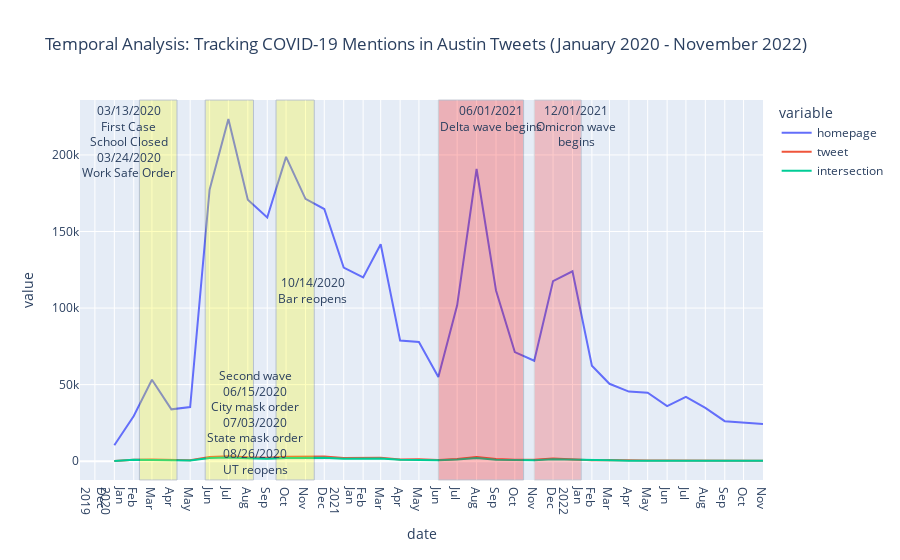

Notebook code for this chart:
### Code cell
import plotly.express as px
df = austinDataSummary
fig = px.line(df, x='date', y=df.columns,
              hover_data={'date': "|%B, %Y"},
              title='Temporal Analysis: Tracking COVID-19 Mentions in Austin Tweets (January 2020 - November 2022)',)
fig.update_xaxes(
    dtick="M1",
    tickformat="%b\n%Y")

fig.add_vrect(x0="2020-02-10", x1="2020-04-10",
              annotation_text="03/13/2020<br>First Case<br>School Closed<br>03/24/2020<br>Work Safe Order", annotation_position="top right",
              fillcolor="yellow", opacity=0.25, line_width=1, )

fig.add_vrect(x0="2020-05-25", x1="2020-08-10",
              annotation_text="Second wave<br>06/15/2020<br>City mask order<br>07/03/2020<br>State mask order<br>08/26/2020<br>UT reopens", annotation_position="bottom left",
              fillcolor="yellow", opacity=0.25, line_width=1, )


fig.add_vrect(x0="2020-09-15", x1="2020-11-15",
              annotation_text="10/14/2020<br>Bar reopens", annotation_position="left",
              fillcolor="yellow", opacity=0.25, line_width=1, )

fig.add_vrect(x0="2021-06-01", x1="2021-10-15",
              annotation_text="06/01/2021<br>Delta wave begins", annotation_position="top left",
              fillcolor="red", opacity=0.25, line_width=1, )

fig.add_vrect(x0="2021-11-01", x1="2022-01-15",
              annotation_text="12/01/2021<br>Omicron wave<br>begins", annotation_position="top left",
              fillcolor="red", opacity=0.2, line_width=1, )

fig.show()

### Figure 1 — Plotly figure (JSON) as saved in the notebook; plotly's stock layout.template omitted (floating-point values rounded to 4 significant figures)
{"data": [{"hovertemplate": "variable=homepage<br>date=%{x|%B, %Y}<br>value=%{y}<extra></extra>", "legendgroup": "homepage", "line": {"color": "#636efa", "dash": "solid"}, "marker": {"symbol": "circle"}, "mode": "lines", "name": "homepage", "orientation": "v", "showlegend": true, "type": "scatter", "x": ["2020-01-01T00:00:00", "2020-02-01T00:00:00", "2020-03-01T00:00:00", "2020-04-01T00:00:00", "2020-05-01T00:00:00", "2020-06-01T00:00:00", "2020-07-01T00:00:00", "2020-08-01T00:00:00", "2020-09-01T00:00:00", "2020-10-01T00:00:00", "2020-11-01T00:00:00", "2020-12-01T00:00:00", "2021-01-01T00:00:00", "2021-02-01T00:00:00", "2021-03-01T00:00:00", "2021-04-01T00:00:00", "2021-05-01T00:00:00", "2021-06-01T00:00:00", "2021-07-01T00:00:00", "2021-08-01T00:00:00", "2021-09-01T00:00:00", "2021-10-01T00:00:00", "2021-11-01T00:00:00", "2021-12-01T00:00:00", "2022-01-01T00:00:00", "2022-02-01T00:00:00", "2022-03-01T00:00:00", "2022-04-01T00:00:00", "2022-05-01T00:00:00", "2022-06-01T00:00:00", "2022-07-01T00:00:00", "2022-08-01T00:00:00", "2022-09-01T00:00:00", "2022-10-01T00:00:00", "2022-11-01T00:00:00"], "xaxis": "x", "y": [10336, 29537, 53174, 33829, 35366, 177341, 223492, 170837, 159127, 198737, 171299, 164684, 126388, 119954, 141635, 78823, 77861, 55016, 101766, 190840, 111455, 71250, 65580, 117626, 124030, 62325, 50535, 45429, 44672, 35992, 41970, 34831, 26128, 25235, 24286], "yaxis": "y"}, {"hovertemplate": "variable=tweet<br>date=%{x|%B, %Y}<br>value=%{y}<extra></extra>", "legendgroup": "tweet", "line": {"color": "#EF553B", "dash": "solid"}, "marker": {"symbol": "circle"}, "mode": "lines", "name": "tweet", "orientation": "v", "showlegend": true, "type": "scatter", "x": ["2020-01-01T00:00:00", "2020-02-01T00:00:00", "2020-03-01T00:00:00", "2020-04-01T00:00:00", "2020-05-01T00:00:00", "2020-06-01T00:00:00", "2020-07-01T00:00:00", "2020-08-01T00:00:00", "2020-09-01T00:00:00", "2020-10-01T00:00:00", "2020-11-01T00:00:00", "2020-12-01T00:00:00", "2021-01-01T00:00:00", "2021-02-01T00:00:00", "2021-03-01T00:00:00", "2021-04-01T00:00:00", "2021-05-01T00:00:00", "2021-06-01T00:00:00", "2021-07-01T00:00:00", "2021-08-01T00:00:00", "2021-09-01T00:00:00", "2021-10-01T00:00:00", "2021-11-01T00:00:00", "2021-12-01T00:00:00", "2022-01-01T00:00:00", "2022-02-01T00:00:00", "2022-03-01T00:00:00", "2022-04-01T00:00:00", "2022-05-01T00:00:00", "2022-06-01T00:00:00", "2022-07-01T00:00:00", "2022-08-01T00:00:00", "2022-09-01T00:00:00", "2022-10-01T00:00:00", "2022-11-01T00:00:00"], "xaxis": "x", "y": [164, 972, 1026, 596, 634, 2772, 3267, 2543, 2206, 2842, 3112, 2957, 2132, 2091, 2291, 1154, 1231, 779, 1459, 2677, 1397, 922, 925, 1658, 1157, 542, 779, 471, 500, 487, 541, 507, 356, 366, 320], "yaxis": "y"}, {"hovertemplate": "variable=intersection<br>date=%{x|%B, %Y}<br>value=%{y}<extra></extra>", "legendgroup": "intersection", "line": {"color": "#00cc96", "dash": "solid"}, "marker": {"symbol": "circle"}, "mode": "lines", "name": "intersection", "orientation": "v", "showlegend": true, "type": "scatter", "x": ["2020-01-01T00:00:00", "2020-02-01T00:00:00", "2020-03-01T00:00:00", "2020-04-01T00:00:00", "2020-05-01T00:00:00", "2020-06-01T00:00:00", "2020-07-01T00:00:00", "2020-08-01T00:00:00", "2020-09-01T00:00:00", "2020-10-01T00:00:00", "2020-11-01T00:00:00", "2020-12-01T00:00:00", "2021-01-01T00:00:00", "2021-02-01T00:00:00", "2021-03-01T00:00:00", "2021-04-01T00:00:00", "2021-05-01T00:00:00", "2021-06-01T00:00:00", "2021-07-01T00:00:00", "2021-08-01T00:00:00", "2021-09-01T00:00:00", "2021-10-01T00:00:00", "2021-11-01T00:00:00", "2021-12-01T00:00:00", "2022-01-01T00:00:00", "2022-02-01T00:00:00", "2022-03-01T00:00:00", "2022-04-01T00:00:00", "2022-05-01T00:00:00", "2022-06-01T00:00:00", "2022-07-01T00:00:00", "2022-08-01T00:00:00", "2022-09-01T00:00:00", "2022-10-01T00:00:00", "2022-11-01T00:00:00"], "xaxis": "x", "y": [95, 830, 759, 441, 441, 1996, 2358, 1818, 1523, 1995, 2210, 2151, 1522, 1465, 1700, 865, 844, 519, 1071, 1994, 985, 643, 598, 1174, 853, 400, 565, 333, 354, 291, 362, 313, 227, 225, 202], "yaxis": "y"}], "layout": {"annotations": [{"showarrow": false, "text": "03/13/2020<br>First Case<br>School Closed<br>03/24/2020<br>Work Safe Order", "x": "2020-04-10", "xanchor": "right", "xref": "x", "y": 1, "yanchor": "top", "yref": "y domain"}, {"showarrow": false, "text": "Second wave<br>06/15/2020<br>City mask order<br>07/03/2020<br>State mask order<br>08/26/2020<br>UT reopens", "x": "2020-05-25", "xanchor": "left", "xref": "x", "y": 0, "yanchor": "bottom", "yref": "y domain"}, {"showarrow": false, "text": "10/14/2020<br>Bar reopens", "x": "2020-09-15", "xanchor": "left", "xref": "x", "y": 0.5, "yanchor": "middle", "yref": "y domain"}, {"showarrow": false, "text": "06/01/2021<br>Delta wave begins", "x": "2021-06-01", "xanchor": "left", "xref": "x", "y": 1, "yanchor": "top", "yref": "y domain"}, {"showarrow": false, "text": "12/01/2021<br>Omicron wave<br>begins", "x": "2021-11-01", "xanchor": "left", "xref": "x", "y": 1, "yanchor": "top", "yref": "y domain"}], "legend": {"title": {"text": "variable"}, "tracegroupgap": 0}, "shapes": [{"fillcolor": "yellow", "line": {"width": 1}, "opacity": 0.25, "type": "rect", "x0": "2020-02-10", "x1": "2020-04-10", "xref": "x", "y0": 0, "y1": 1, "yref": "y domain"}, {"fillcolor": "yellow", "line": {"width": 1}, "opacity": 0.25, "type": "rect", "x0": "2020-05-25", "x1": "2020-08-10", "xref": "x", "y0": 0, "y1": 1, "yref": "y domain"}, {"fillcolor": "yellow", "line": {"width": 1}, "opacity": 0.25, "type": "rect", "x0": "2020-09-15", "x1": "2020-11-15", "xref": "x", "y0": 0, "y1": 1, "yref": "y domain"}, {"fillcolor": "red", "line": {"width": 1}, "opacity": 0.25, "type": "rect", "x0": "2021-06-01", "x1": "2021-10-15", "xref": "x", "y0": 0, "y1": 1, "yref": "y domain"}, {"fillcolor": "red", "line": {"width": 1}, "opacity": 0.2, "type": "rect", "x0": "2021-11-01", "x1": "2022-01-15", "xref": "x", "y0": 0, "y1": 1, "yref": "y domain"}], "title": {"text": "Temporal Analysis: Tracking COVID-19 Mentions in Austin Tweets (January 2020 - November 2022)"}, "xaxis": {"anchor": "y", "domain": [0, 1], "dtick": "M1", "tickformat": "%b\n%Y", "title": {"text": "date"}}, "yaxis": {"anchor": "x", "domain": [0, 1], "title": {"text": "value"}}}}
